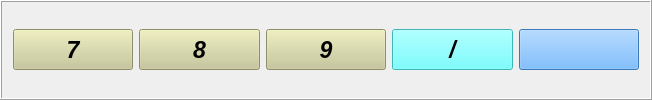
           <widget class="QFrame" name="fourthRowFframe">
            <property name="minimumSize">
             <size>
              <width>652</width>
              <height>58</height>
             </size>
            </property>
            <property name="frameShape">
             <enum>QFrame::Shape::Box</enum>
            </property>
            <property name="frameShadow">
             <enum>QFrame::Shadow::Raised</enum>
            </property>
            <layout class="QHBoxLayout" name="horizontalLayout_3">
             <item>
              <widget class="QPushButton" name="pushButton_seven">
               <property name="minimumSize">
                <size>
                 <width>61</width>
                 <height>41</height>
                </size>
               </property>
               <property name="maximumSize">
                <size>
                 <width>16777215</width>
                 <height>16777215</height>
                </size>
               </property>
               <property name="font">
                <font>
                 <pointsize>17</pointsize>
                 <italic>true</italic>
                 <bold>true</bold>
                </font>
               </property>
               <property name="styleSheet">
                <string notr="true">background-color: rgb(199, 199, 148);</string>
               </property>
               <property name="text">
                <string>7</string>
               </property>
               <property name="shortcut">
                <string>7</string>
               </property>
              </widget>
             </item>
             <item>
              <widget class="QPushButton" name="pushButton_eight">
               <property name="minimumSize">
                <size>
                 <width>61</width>
                 <height>41</height>
                </size>
               </property>
               <property name="maximumSize">
                <size>
                 <width>16777215</width>
                 <height>16777215</height>
                </size>
               </property>
               <property name="font">
                <font>
                 <pointsize>17</pointsize>
                 <italic>true</italic>
                 <bold>true</bold>
                </font>
               </property>
               <property name="styleSheet">
                <string notr="true">background-color: rgb(199, 199, 148);</string>
               </property>
               <property name="text">
                <string>8</string>
               </property>
               <property name="shortcut">
                <string>8</string>
               </property>
              </widget>
             </item>
             <item>
              <widget class="QPushButton" name="pushButton_nine">
               <property name="minimumSize">
                <size>
                 <width>61</width>
                 <height>41</height>
                </size>
               </property>
               <property name="maximumSize">
                <size>
                 <width>16777215</width>
                 <height>16777215</height>
                </size>
               </property>
               <property name="font">
                <font>
                 <pointsize>17</pointsize>
                 <italic>true</italic>
                 <bold>true</bold>
                </font>
               </property>
               <property name="styleSheet">
                <string notr="true">background-color: rgb(199, 199, 148);</string>
               </property>
               <property name="text">
                <string>9</string>
               </property>
               <property name="shortcut">
                <string>9</string>
               </property>
              </widget>
             </item>
             <item>
              <widget class="QPushButton" name="pushButton_divide">
               <property name="minimumSize">
                <size>
                 <width>61</width>
                 <height>41</height>
                </size>
               </property>
               <property name="maximumSize">
                <size>
                 <width>16777215</width>
                 <height>16777215</height>
                </size>
               </property>
               <property name="font">
                <font>
                 <pointsize>17</pointsize>
                 <italic>true</italic>
                 <bold>true</bold>
                </font>
               </property>
               <property name="styleSheet">
                <string notr="true">background-color: rgb(85, 255, 255);</string>
               </property>
               <property name="text">
                <string>/</string>
               </property>
               <property name="shortcut">
                <string>/</string>
               </property>
              </widget>
             </item>
             <item>
              <widget class="QPushButton" name="pushButton_cube_root">
               <property name="minimumSize">
                <size>
                 <width>61</width>
                 <height>41</height>
                </size>
               </property>
               <property name="maximumSize">
                <size>
                 <width>16777215</width>
                 <height>16777215</height>
                </size>
               </property>
               <property name="font">
                <font>
                 <pointsize>17</pointsize>
                 <italic>true</italic>
                 <bold>true</bold>
                </font>
               </property>
               <property name="styleSheet">
                <string notr="true">background-color: rgb(85, 170, 255);</string>
               </property>
               <property name="text">
                <string/>
               </property>
              </widget>
             </item>
            </layout>
           </widget>
